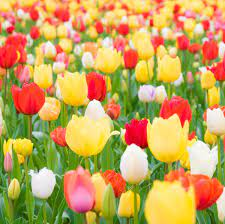
#> input picture 7thSemLab/DIP/images/flower2.jpeg, 225 x 224 px
$ jupyter execute Q11.ipynb
#> lines starting #> are read from the running program, lines starting #| are printed output that depends on the picture
[cell 1]
import cv2
import matplotlib.pyplot as plt
import numpy as np

img=cv2.imread("./images/flower2.jpeg")
#> img is the input picture: shape (224, 225, 3); mean B, G, R 89, 161.9, 196.9
blur_image=cv2.GaussianBlur(img,(3,3),0)
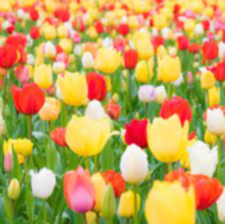
#> blur_image: shape (224, 225, 3); mean B, G, R 89, 161.9, 196.9
edges=cv2.Canny(image=blur_image,threshold1=100,threshold2=200)
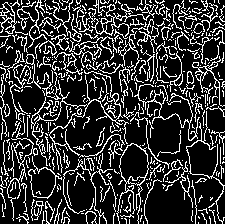
#> edges: shape (224, 225); 21% white in thin lines or dots

plt.figure(figsize=(12,6))

plt.subplot(131)
plt.title("Original Image")
plt.imshow(cv2.cvtColor(img,cv2.COLOR_BGR2RGB))
plt.axis("off")

plt.subplot(132)
plt.title("Blurred Image")
plt.imshow(cv2.cvtColor(blur_image,cv2.COLOR_BGR2RGB))
plt.axis("off")

plt.subplot(133)
plt.title("Canny Edge of Image")
plt.imshow(cv2.cvtColor(edges,cv2.COLOR_BGR2RGB))
plt.axis("off")

plt.tight_layout()
plt.show()
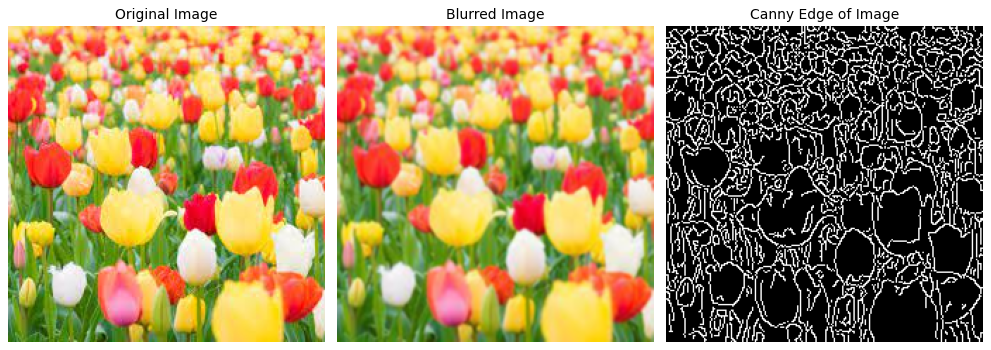
#> figure drawn by matplotlib, 3 panels

$ run again, with 7thSemLab/DIP/images/flower1.jpeg copied over 7thSemLab/DIP/images/flower2.jpeg
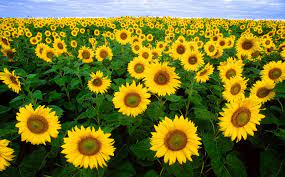
#> input picture 7thSemLab/DIP/images/flower1.jpeg, 285 x 177 px
#> img is the input picture: shape (177, 285, 3); mean B, G, R 38.8, 115.1, 116.1
#> `edges=cv2.Canny(image=blur_image,threshold1=100,threshold2=200)`:
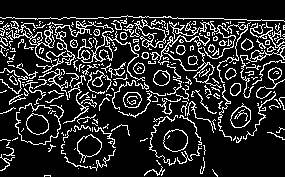
#> edges: shape (177, 285); 16.3% white in thin lines or dots
#> `plt.show()`:
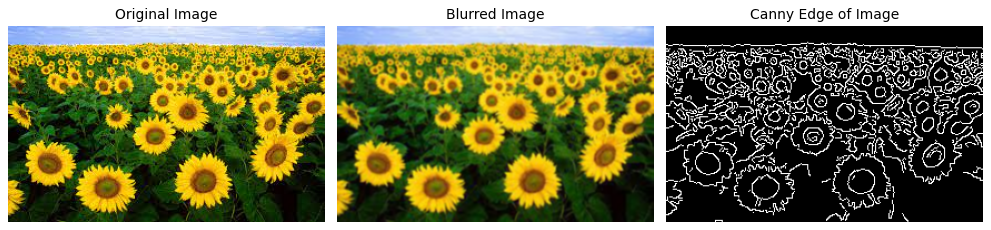
#> figure drawn by matplotlib, 3 panels

$ run again, with 7thSemLab/DIP/images/penguin.jpeg copied over 7thSemLab/DIP/images/flower2.jpeg
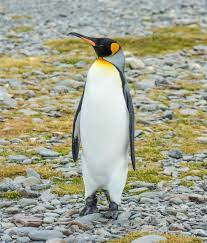
#> input picture 7thSemLab/DIP/images/penguin.jpeg, 207 x 243 px
#> img is the input picture: shape (243, 207, 3); mean B, G, R 141.2, 163.5, 162.1
#> `edges=cv2.Canny(image=blur_image,threshold1=100,threshold2=200)`:
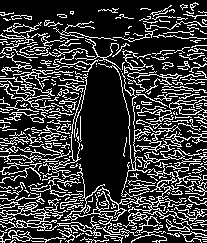
#> edges: shape (243, 207); 23% white in thin lines or dots
#> `plt.show()`:
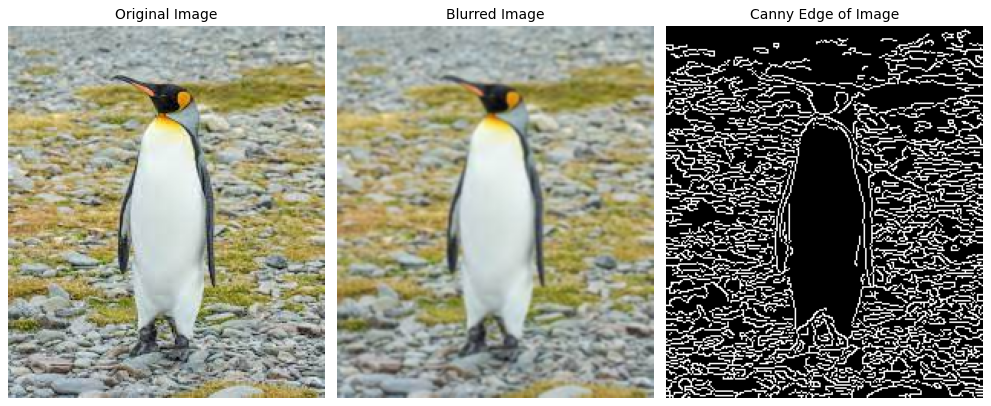
#> figure drawn by matplotlib, 3 panels
